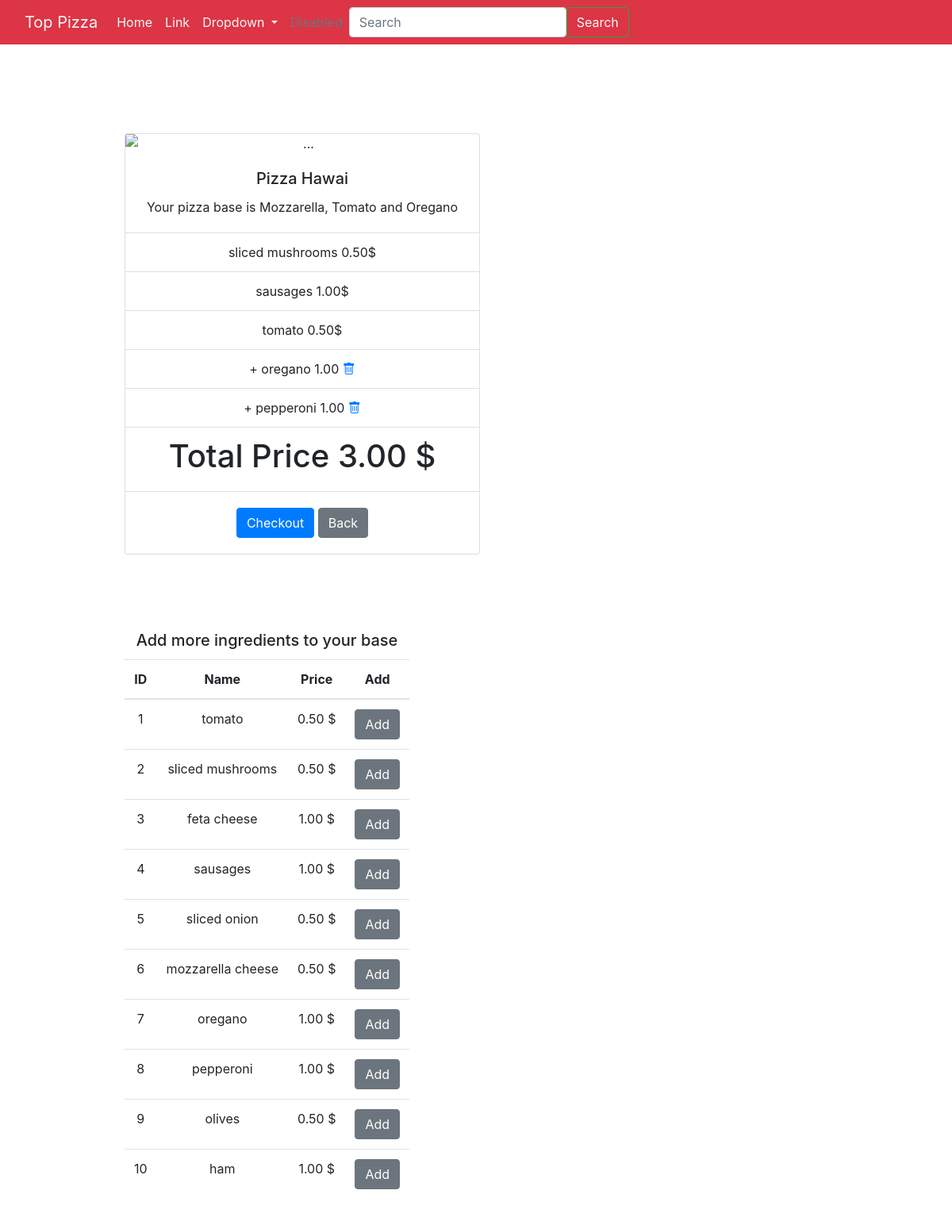
Screenshot of /dashboard.php?action=getPizza&pizza_id=2 with the database file from the repository.
### tables this page shows
CREATE TABLE `pizzas` (
  `id` int(11) NOT NULL,
  `pizza_name` varchar(25) NOT NULL,
  `description` varchar(100) NOT NULL
);

CREATE TABLE `ingredients` (
  `id` int(11) NOT NULL,
  `name` varchar(255) NOT NULL,
  `price` decimal(10,2) NOT NULL
);

### src/controllers/DashboardRequests.php (called while the page is built, shortened)
<?php
$controller = new Controller();
$ingredients = $controller->getAllIngredients();
$request = $_REQUEST;
if (isset($request["action"]) && $request["action"] == "getPizza") {
    $id= $request["pizza_id"];
    $currentPizza = $controller->getPizzaById($id);
    $defaultIngredients=$controller->getDefaultIngredients($id);
    $ingredientsById=$controller->getIngredientsById($id);
}

### src/controllers/Controller.php (called while the page is built, shortened)
<?php
require_once("src\models\IngredientsModel.php");
require_once("src\models\PizzasModel.php");
class Controller
{
    protected $pizzasModel;
    protected $ingredientsModel;
    function __construct()
    {
        $this->ingredientsModel = new IngredientsModel();
        $this->pizzasModel = new PizzasModel();
    }
    function getAllIngredients()
    {
        $ingredients = $this->ingredientsModel->getAllIngredients();
        return $ingredients;
    }
    function getPizzaById($id)
    {
        $currentPizza = $this->pizzasModel->getPizzaById($id);
        return $currentPizza;
    }
    function getIngredientsById($id){
        $ingredients = $this->pizzasModel->getIngredientsById($id);
        return $ingredients;
    }
    function getDefaultIngredients($id){
        $defaultIngredients = $this->pizzasModel->getDefaultIngredientsById($id);
        return $defaultIngredients;
    }
}

### config/db.php (called while the page is built, shortened)
<?php
class Database
{
    private $host;
    private $db;
    private $user;
    private $password;
    private $charset;
    public function __construct()
    {
        $this->host = HOST;
        $this->db = DB;
        $this->user = USER;
        $this->password = PASSWORD;
        $this->charset = CHARSET;
    }
    function connect()
    {
        try {
            $connection = "mysql:host=" . $this->host . ";"
                . "dbname=" . $this->db . ";"
                . "user=" . $this->user . ";"
                . "password=" . $this->password . ";"
                . "charset=" . $this->charset;
            $options = [
                PDO::ATTR_ERRMODE           =>  PDO::ERRMODE_EXCEPTION,
                PDO::ATTR_EMULATE_PREPARES  => FALSE,
            ];
            $pdo = new PDO($connection, USER, PASSWORD, $options);
            return $pdo;
        } catch (PDOException $e) {
            require_once("dberror.php");
        }
    }
}

### src/models/PizzasModel.php (called while the page is built, shortened)
<?php
class PizzasModel
{
    protected $db;
    function __construct()
    {
        $this->db = new Database();
    }
    function getPizzaById($id)
    {
        $query=$this->db->connect()->prepare("SELECT * FROM pizza_prices  WHERE id = $id;");
        try {
            $query->execute();
            $pizzas = $query->fetchAll();
            return $pizzas;
        } catch (PDOException $e) {
            return false;
        }
    }
    function getIngredientsById($id)
    {
        $query = $this->db->connect()->prepare("SELECT i.price, i.name, i.id as ingredient_Id
        FROM pizzas p
         JOIN pizza_extra_ingredients pi ON p.id = pi.pizza_id
        JOIN ingredients i ON pi.ingredient_id = i.id
        WHERE p.id = $id");
        try {
            $query->execute();
            $pizzas = $query->fetchAll();
            return $pizzas;
        } catch (PDOException $e) {
            return false;
        }
    }
    function getDefaultIngredientsById($id)
    {
        $query = $this->db->connect()->prepare("SELECT i.price, i.name, i.id as ingredient_Id
        FROM pizzas p
         JOIN pizza_ingredients pi ON p.id = pi.pizza_id
        JOIN ingredients i ON pi.ingredient_id = i.id
        WHERE p.id = $id");
        try {
            $query->execute();
            $pizzas = $query->fetchAll();
            return $pizzas;
        } catch (PDOException $e) {
            return false;
        }
    }
}

### src/models/ingredientsModel.php (called while the page is built)
<?php
require_once("config/db.php");
class IngredientsModel
{
    protected $db;
    function __construct()
    {
        $this->db = new Database();
    }
    function getAllIngredients()
    {
        $query = $this->db->connect()->prepare("SELECT id, name, price
        FROM ingredients");
        try {
            $query->execute();
            $ingredients = $query->fetchAll();
            return $ingredients;
        } catch (PDOException $e) {
            return [];
        }
    }
}

### dashboard.php (the view, shortened to what this page needs)
<?php
require_once "src/models/ingredientsModel.php";
require_once "src/models/PizzasModel.php";
require_once "src/controllers/Controller.php";
require_once "src/controllers/DashboardRequests.php";
?>
<!DOCTYPE html>
<html lang="en">
<head>
    <link rel="stylesheet" href="https://stackpath.bootstrapcdn.com/bootstrap/4.5.0/css/bootstrap.min.css">
    <link rel="stylesheet" href="https://cdn.jsdelivr.net/npm/bootstrap-icons@1.5.0/font/bootstrap-icons.css">
</head>
<body>
    <?php include("html\header.php"); ?>
    <main class="container text-center">
        <div class="row m-5  d-flex flex-wrap p-3  ">
            <div class="card m-5" style="width: 28rem;">
                <img src="https://www.lanacion.com.ar/resizer/P12DrdN140M2NuxBkxcBQvnYUEY=/1200x800/filters:format(webp):quality(80)/cloudfront-us-east-1.images.arcpublishing.com/lanacionar/M7NX62ONAJGRHMGZQKL3UMOIG4.jpeg
  " class="card-img-top" alt="...">
                <div class="card-body">
                    <h5 class="card-title">Pizza <?php echo $currentPizza[0]["pizza_name"]; ?></h5>
                    <p class="card-text">Your pizza base is Mozzarella, Tomato and Oregano </p>
                </div>
                <ul class="list-group list-group-flush">
                    <?php
                    if ($defaultIngredients) {
                        foreach ($defaultIngredients as $index => $ingredient) {
                            echo "<li class='list-group-item'>" . $ingredient["name"] . " " . $ingredient["price"] . "$    </li>";
                        }
                    }
                    if ($ingredientsById) {
                        foreach ($ingredientsById as $index => $ingredient) {
                            echo "<li class='list-group-item'> + " . $ingredient["name"] . " " . $ingredient["price"] . "      <a  href='?action=deleteIngredient&idIngredient=" . $ingredient["ingredient_Id"] . "&idPizza=" . $currentPizza[0]["id"] . "'><i class='bi bi-trash'></i></a></li>";
                        }
                    } else {
                        echo "<li class='list-group-item'><h5>No extra ingredients added yet</h5></li>";
                    }
                    echo "<li class='list-group-item'> <h1>Total Price <span> " . $currentPizza[0]["total_price"] . " $ </span></h1>   ";
                    ?>
                </ul>
                <div class="card-body">
                    <a class='btn btn-primary' href=''>Checkout</a></li>
                    <a id="home" class="btn btn-secondary" href="./">Back</a>
                </div>
            </div>
            <div class="m-5">
                <table class="table">
                    <h5 class="card-title">Add more ingredients to your base</h5>
                    <thead>
                        <tr>
                            <th class="tg-0pky">ID</th>
                            <th class="tg-0pky">Name</th>
                            <th class="tg-0lax">Price</th>
                            <th class="tg-0lax">Add</th>
                        </tr>
                    </thead>
                    <tbody>
                        <?php
                        if ($ingredients) {
                            foreach ($ingredients as $index => $ingredient) {
                                echo "<tr>";
                                echo "<td class='tg-0lax'>" . $ingredient["id"] . "</td>";
                                echo "<td class='tg-0lax'>" . $ingredient["name"] . "</td>";
                                echo "<td class='tg-0lax'>" . $ingredient["price"] . " $</td>";
                                echo "<td colspan='2' class='tg-0lax'>
    <a class='btn btn-secondary' href='?action=addIngredient&idIngredient=" . $ingredient["id"] . "&idPizza=" . $currentPizza[0]["id"] . "'>Add</a>
    </td>";
                                echo "</tr>";
                            }
                        } else {
                            echo "<tr><td colspan='4' class='tg-0lax'>Error loading ingredients</td></tr>";
                        }
                        ?>
                    </tbody>
                </table>
            </div>
        </div>
    </main>
</body>
</html>

### rows the page displays
pizzas: pizza_name "Hawai"
ingredients: name "sliced mushrooms", price "0.50", id "2"
ingredients: name "sausages", price "1.00", id "4"
ingredients: name "tomato", price "0.50", id "1"
ingredients: name "oregano", price "1.00", id "7"
ingredients: name "pepperoni", price "1.00", id "8"
ingredients: id "3", name "feta cheese", price "1.00"
ingredients: id "5", name "sliced onion", price "0.50"
ingredients: id "6", name "mozzarella cheese", price "0.50"
ingredients: id "9", name "olives", price "0.50"
ingredients: id "10", name "ham", price "1.00"

### other values shown
$currentPizza[0]["total_price"] "3.00"
